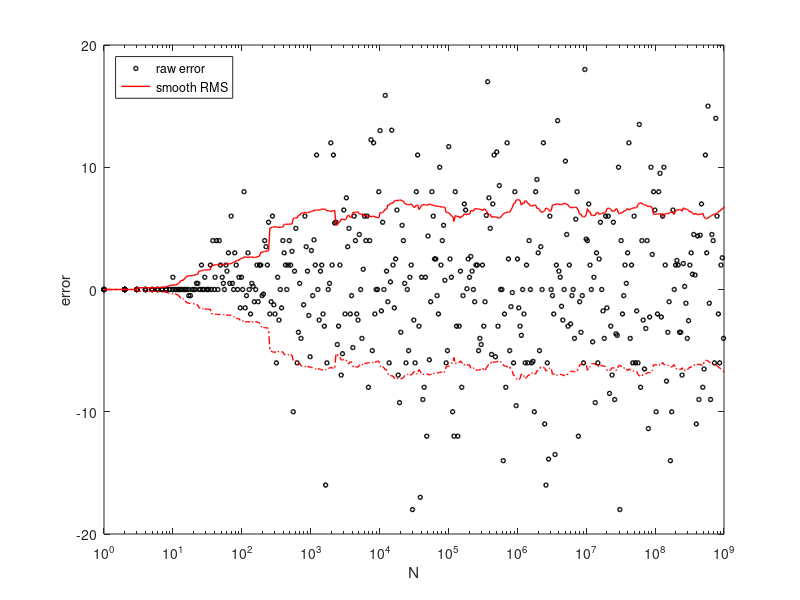
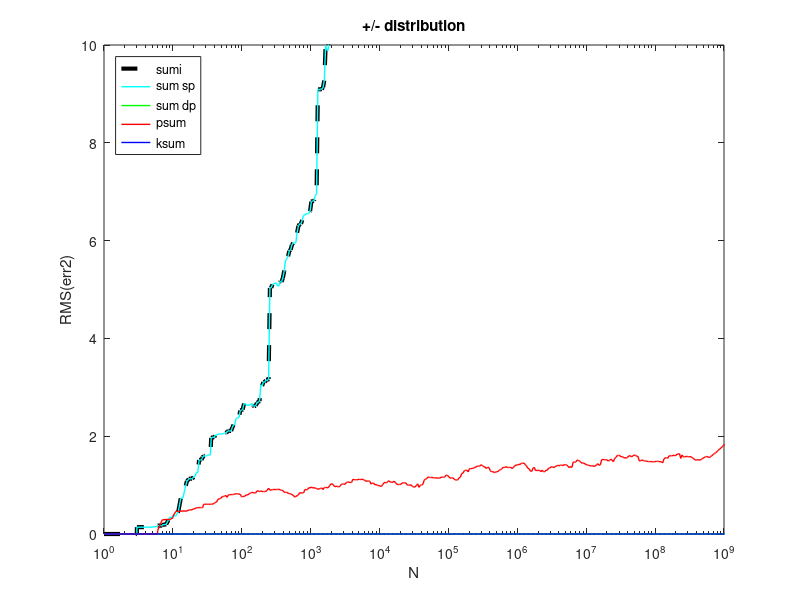
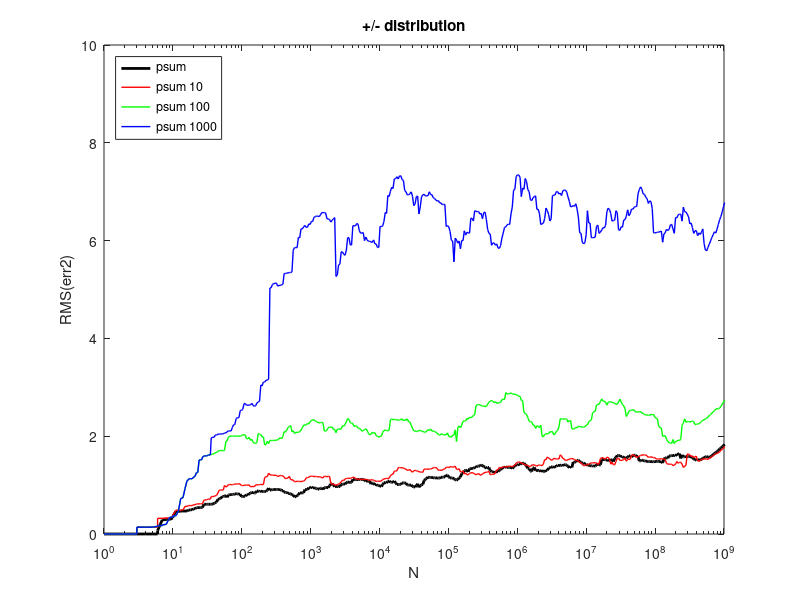
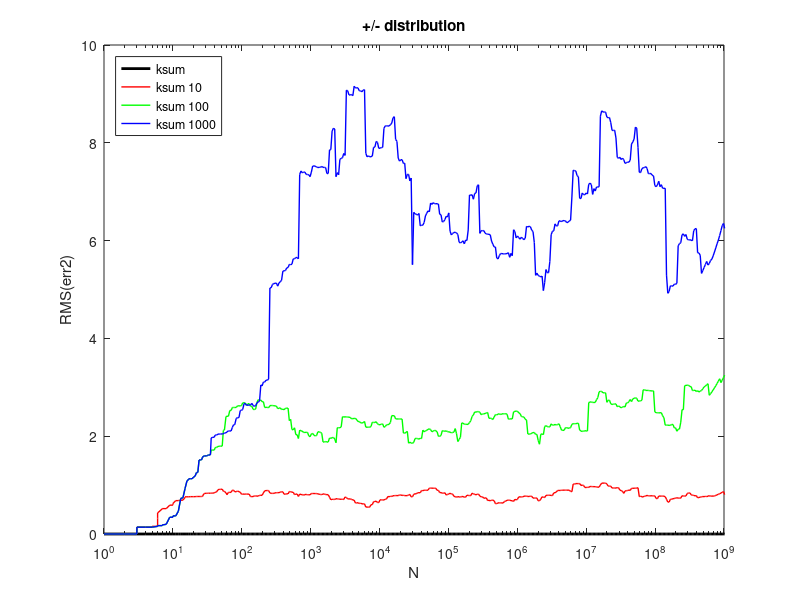

Here is the MATLAB script that generated these plots, in order:
for slowfast = 1:2




if slowfast == 2 
  a = dlmread("sums_bench_files/bench_fast_2.txt");
  ftitle = ", fast-math";
  fsuffix = "_fast";
  ff = 10;
else
  a = dlmread("sums_bench_files/bench_2.txt");
  ftitle = "";
  fsuffix = "";
  ff = 0;
endif

ntest = sum(a(:,1) == 1)
np = size(a,1) / ntest
b = reshape(a,ntest,np,[]);

nbel = b(:,1,2);
psum1000_raw = b(:,:,9);

b = sqrt(movmean(b.^2,51));

if slowfast == 2
  bfast = b;
else
  bslow = b;
endif

sumi = b(:,:,3);
sum0 = b(:,:,4);
sum1 = b(:,:,5);
psum = b(:,:,6);
psum10 = b(:,:,7);
psum100 = b(:,:,8);
psum1000 = b(:,:,9);
ksum = b(:,:,10);
ksum10 = b(:,:,11);
ksum100 = b(:,:,12);
ksum1000 = b(:,:,13);

set(0, 'DefaultLineLineWidth', 1);


h = figure(10+ff)
semilogx  (nbel,psum1000_raw(:,1),'ok','markersize',3, ...
           nbel,psum1000(:,1),'r', ...
           nbel,-psum1000(:,1),'-.r')
axis([1 1e9 -20 20]);
xlabel('N'); ylabel("error"); %title("xxx");
legend('raw error','smooth RMS', ...
       'location','northwest') 
print(['sums_bench_files/fig10' fsuffix '.png'],'-dpng','-S700,400');

h = figure(11+ff)
semilogx  (nbel,sumi(:,1),'k--','linewidth',3, ...
           nbel,sum0(:,1),'c', ...
           nbel,sum1(:,1),'g', ...
           nbel,psum(:,1),'r', ...
           nbel,ksum(:,1),'b')
axis([1 1e9 0 10]);
xlabel('N'); ylabel("RMS(err2)"); title(["+/- distribution" ftitle]);
legend('sumi','sum sp','sum dp','psum','ksum', ...
       'location','northwest') 
print(['sums_bench_files/fig11' fsuffix '.png'],'-dpng','-S700,400');


h = figure(12+ff)
semilogx  (nbel,psum(:,1),'k','linewidth',2, ...
           nbel,psum10(:,1),'r', ...
           nbel,psum100(:,1),'g', ...
           nbel,psum1000(:,1),'b')
axis([1 1e9 0 10]);
xlabel('N'); ylabel("RMS(err2)"); title(["+/- distribution" ftitle]);
legend('psum','psum 10','psum 100','psum 1000', ...
       'location','northwest') 
print(['sums_bench_files/fig12' fsuffix '.png'],'-dpng','-S700,400');


h = figure(13+ff)
semilogx  (nbel,ksum(:,1),'k','linewidth',2, ...
           nbel,ksum10(:,1),'r', ...
           nbel,ksum100(:,1),'g', ...
           nbel,ksum1000(:,1),'b')
axis([1 1e9 0 10]);
xlabel('N'); ylabel("RMS(err2)"); title(["+/- distribution" ftitle]);
legend('ksum','ksum 10','ksum 100','ksum 1000', ...
       'location','northwest') 
print(['sums_bench_files/fig13' fsuffix '.png'],'-dpng','-S700,400');



h = figure(14+ff)
semilogx  (nbel,sumi(:,2),'k--','linewidth',3, ...
           nbel,sum0(:,2),'c', ...
           nbel,sum1(:,2),'g', ...
           nbel,psum(:,2),'r', ...
           nbel,ksum(:,2),'b')
axis([1 1e9 0 10]);
xlabel('N'); ylabel("RMS(err2)"); title(["+++ distribution" ftitle]);
legend('sumi','sum sp','sum dp','psum','ksum', ...
       'location','northwest') 
print(['sums_bench_files/fig14' fsuffix '.png'],'-dpng','-S700,400');


h = figure(15+ff)
semilogx  (nbel,psum(:,2),'k','linewidth',2, ...
           nbel,psum10(:,2),'r', ...
           nbel,psum100(:,2),'g', ...
           nbel,psum1000(:,2),'b')
axis([1 1e9 0 10]);
xlabel('N'); ylabel("RMS(err2)"); title(["+++ distribution" ftitle]);
legend('psum','psum 10','psum 100','psum 1000', ...
       'location','northwest') 
print(['sums_bench_files/fig15' fsuffix '.png'],'-dpng','-S700,400');


h = figure(16+ff)
semilogx  (nbel,ksum(:,2),'k','linewidth',2, ...
           nbel,ksum10(:,2),'r', ...
           nbel,ksum100(:,2),'g', ...
           nbel,ksum1000(:,2),'b')
axis([1 1e9 0 10]);
xlabel('N'); ylabel("RMS(err2)"); title(["+++ distribution" ftitle]);
legend('ksum','ksum 10','ksum 100','ksum 1000', ...
       'location','northwest') 
print(['sums_bench_files/fig16' fsuffix '.png'],'-dpng','-S700,400');




endfor




sumi = bslow(:,:,3);
sum0     = bslow(:,:,4);
psum1000 = bslow(:,:,9);
sumifast = bfast(:,:,3);
sum0fast = bfast(:,:,4);
psum1000fast = bfast(:,:,9);

figure(31)
semilogx  (nbel,sum0(:,1)        ,'k--', ...
           nbel,sum0fast(:,1)    ,'k', ...
           nbel,psum1000(:,1)    ,'r--', ...
           nbel,psum1000fast(:,1),'r')
axis([1 1e9 0 10]);
xlabel('N'); ylabel("RMS(err2)"); title("+/- distribution");
legend('sum sp','sum sp fast','psum 1000','psum 1000 fast', ...
       'location','northeast') 
print(['sums_bench_files/fig31.png'],'-dpng','-S700,400');
